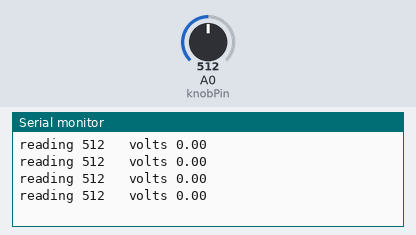
Bench run of a sketch on a simulated Arduino Uno, built with avr-gcc and run on an emulated ATmega328P. On the bench: the last lines printed to the serial monitor. The test bench sets the inputs (shaded band); at power-on: A0 (knobPin) = 512.

Above: at 1.2 s.
1.3 s: A0 (knobPin) set to 716
At 1.71 s:
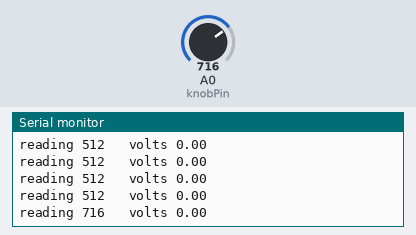
2.8 s: A0 (knobPin) set to 900
At 2.91 s:
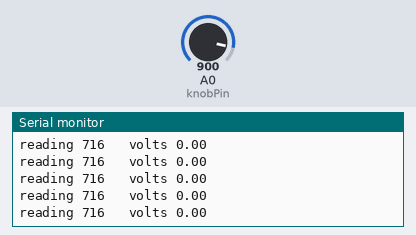
Timing chart, 0 to 5.8 s (numbered marks = the images above; inputs shaded):
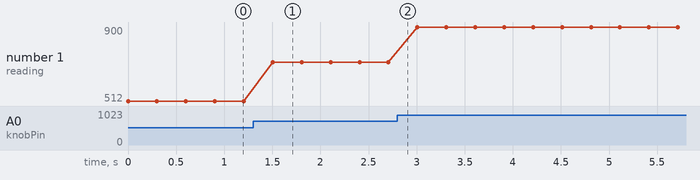

Measured:
- after the input at 1.3 s, the serial monitor: prints a new line after 0.20 s (image 1)
- plotted number 1: 512 → 716 after the input at 1.3 s, 716 → 900 after the input at 2.8 s

The sketch:

b4_04_buggy_intdiv.ino
```cpp
// ==================================================================
//   BAND 4, PART 9  -  WHY THE ANSWER IS ALWAYS ZERO
//
//   WHAT IT DOES
//     The reading changes as you turn the knob.
//     The volts stay at 0.00 forever.
//
//     Nothing is broken and the arithmetic is correct.
//
//   WHY
//     5 and 1023 are both whole numbers, so the board does
//     whole-number division. The real answer is about 0.00489.
//     There is nowhere to put the fraction, so it becomes 0.
//     Then it multiplies your reading by 0.
//
//   THE FIX
//     Put a decimal point on one of them:
//       float volts = 5.0 / 1023.0 * reading;
//     One decimal point anywhere in the division is enough.
//
//   WIRING
//     Knob as in b4_01.
// ==================================================================

int knobPin = A0;

void setup() {
  Serial.begin(9600);
}

void loop() {
  int reading = analogRead(knobPin);

  float volts = 5 / 1023 * reading;

  Serial.print("reading ");
  Serial.print(reading);
  Serial.print("   volts ");
  Serial.println(volts);

  delay(300);
}
```
